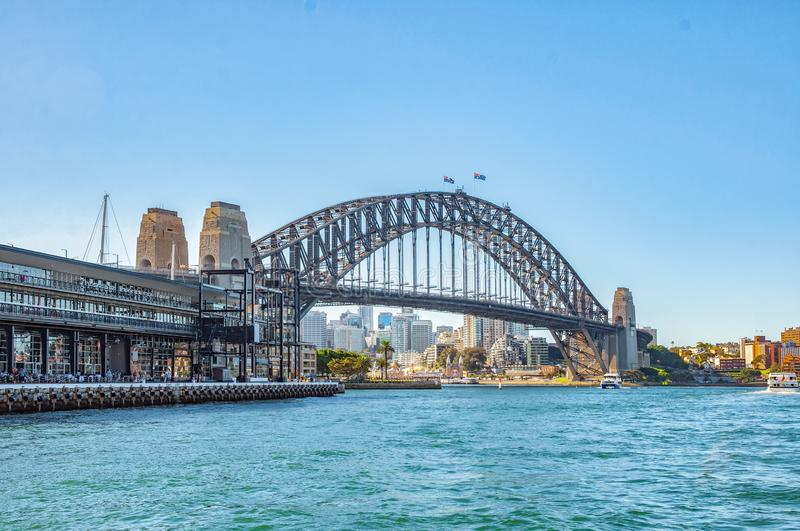
#> input picture Missao_02/Capitulo_02/ponte.jpg, 800 x 531 px
$ python Codigo_04.py
#> lines starting #> are read from the running program, lines starting #| are printed output that depends on the picture
#importação do OpenCV
import cv2
#leitura da imagem
imagem = cv2.imread('ponte.jpg')
#> imagem is the input picture: shape (531, 800, 3); mean B, G, R 195.1, 169, 126
#laços que percorrem as linhas e colunas
for y in range(0, imagem.shape[0], 1):
    for x in range(0, imagem.shape[1], 1):
        #substituição dos valores dos canais do pixel
        imagem[y, x] = (0,(x*y)%256,0)
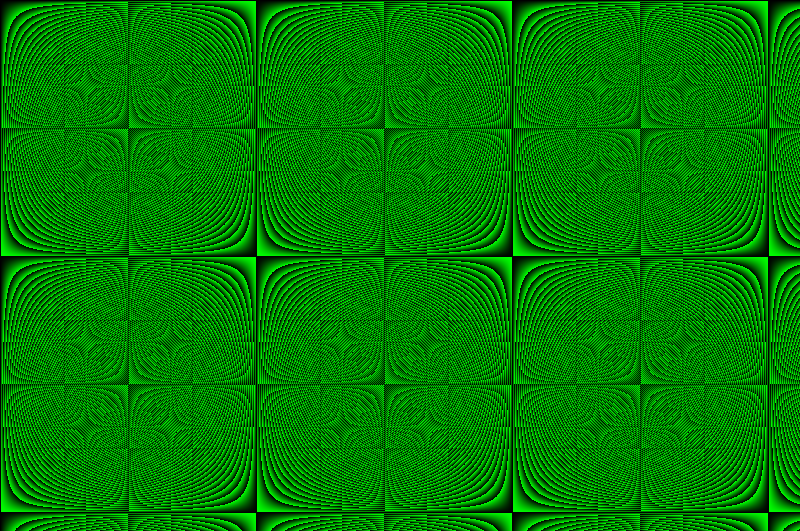
#> imagem: shape (531, 800, 3); mean B, G, R 0, 125.2, 0
#vizualização da imagem modificada
cv2.imshow("Imagem modificada", imagem)
cv2.waitKey(0)
